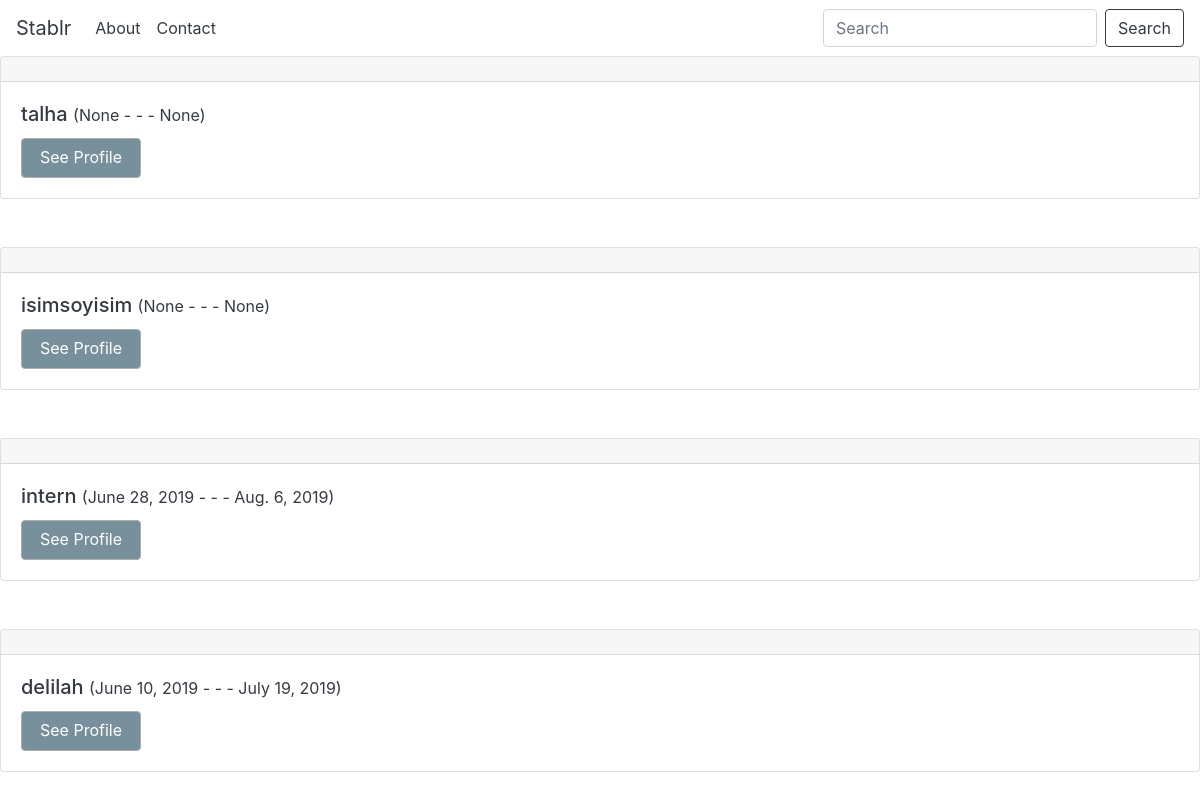
Screenshot of /blog/profiles with the database file from the repository.
### blog/models.py (models this page shows)
class UserProfile(models.Model):
	user = models.ForeignKey(User,null=True,on_delete=models.SET_NULL)
	startdate = models.DateField(auto_now=False,auto_now_add=False,null=True,blank=True)
	duedate = models.DateField(auto_now=False,auto_now_add=False,null=True,blank=True)
	image = models.ImageField(upload_to='image/',blank=True,null=True)
	trait = models.CharField(max_length=35,null=True)
	content = models.TextField(null=True, blank=True)

### blog/views.py (the view)
# urls.py: path('profiles',profiles),
def profiles(request):
	qs = UserProfile.objects.all()
	return render(request,'profile_all.html',{'profiles':qs})

### blog/templates/profile_all.html (shortened to what this page needs)
{% extends "base.html" %}
{% block content %}
	{% for profile in profiles %}
		{% include 'profile_inline.html' with profile=profile %}
	{% endfor %}
{% endblock %}

### blog/templates/profile_inline.html
{% load static %}
<link href="{% static 'colors.css' %}" rel='stylesheet' type='text/css'>
<div class="card mb-5 text-dark bg_color transparent">
  <div class="card-header font-weight-heavy">
  </div>
  <div class="card-body" >
    <h5 class="card-title">{{profile.user}} <small class='text-dark' style='text-align:center'> ({{profile.startdate}} - - - {{profile.duedate}})</small> </h5>
    <a href="/blog/profile/{{ profile.user.username }}" class="btn btn-style" style="width:120px;height:40px;">See Profile</a>
  </div>
</div>

### staticfiles/img.css (style rules this page uses)
body, html { height: 100%; }
.bg { background-image: url("https://mdbootstrap.com/img/Photos/Horizontal/Nature/full%20page/img(11).jpg"); height: 50%; background-position: center; background-repeat: no-repeat; background-size: cover; background-attachment: fixed; }

### staticfiles/colors.css (style rules this page uses)
.bg_color { background-size: cover; color: #fff; background-color: #607d8b; }
.transparent { background:rgba(255,255,255,0.5); }
.btn-style { color: #fff; background-color: #78909c; border-color: #adadad; width: 33.3%; }

### rows the page displays
UserProfile: user "talha", startdate "None", duedate "None"
UserProfile: user "isimsoyisim", startdate "None", duedate "None"
UserProfile: user "intern", startdate "June 28, 2019", duedate "Aug. 6, 2019"
UserProfile: user "delilah", startdate "June 10, 2019", duedate "July 19, 2019"
